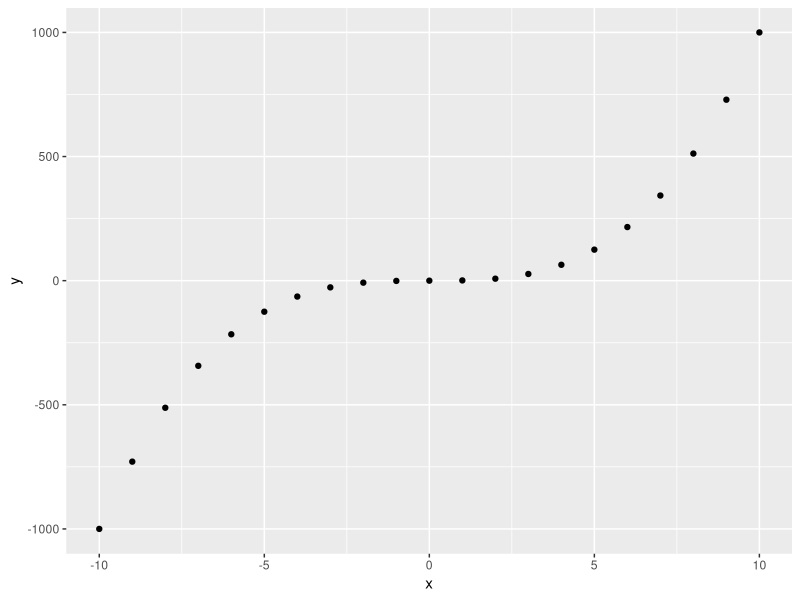

Reproduce this figure in R.
## ---- chunk 1
x <- -10:10
y <- x^3
df <- data.frame(x,y)
## ---- chunk 2
library(ggplot2)
df |> 
  ggplot(aes(x,y)) +
  geom_point()
